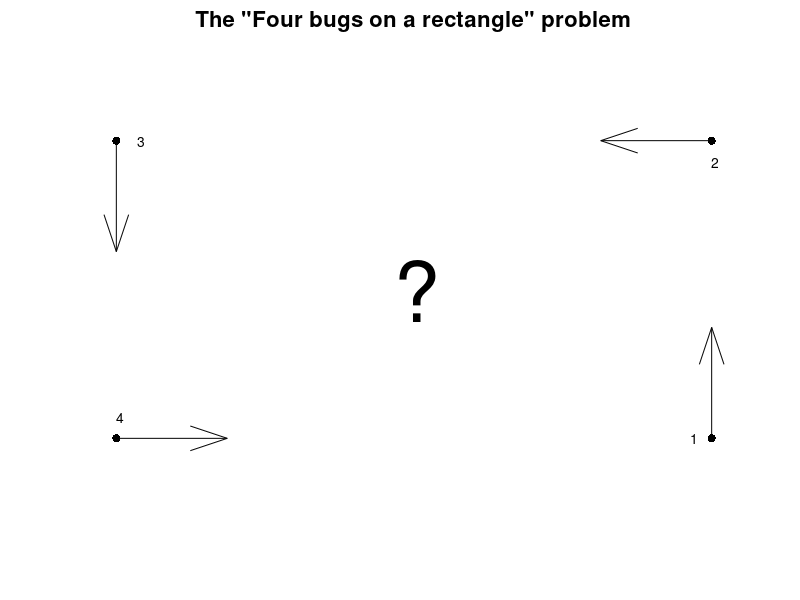

Reproduce this figure in MATLAB. (Note: this script raises an error after producing the figure.)
%% Four bugs on a rectangle
% Hrothgar, 5th November 2013

%%
% (Chebfun example ode/FourBugs.m)
% [Tags: #nonlinearODE]

%%
% Problem: Four particles start at $t=0$ at the vertices of a $2\times1$
% rectangle. Each one chases the particle to its left with speed 1. When does a
% collision occur?

format long, format compact
LW = 'linewidth'; FS = 'fontsize'; MS = 'markersize';

%% Introduction
% The above problem was posed by Trefethen [1] to students as a simple extension
% to a similar problem made famous by the great Martin Gardner in 1957, for whom
% the particles were instead bugs that begun on the corners of a square.

%%
% Here is a diagram of the rectangle version of the problem, which we will use
% Chebfun to solve. What paths will the bugs take, and when will they collide?
figure(1)
xx = [-1 1 1 -1];  yy = [-1 -1 1 1]/2;
uu = [1 0 -1 0];  vv = [0 1 0 -1];
quiver(xx, yy, uu, vv, 1/3, 'k-'), hold on
plot(xx, yy, 'k.', MS, 18), text(-.07,0,'?','FontSize',60)
text(.93,-.5,'1'); text(1,.43,'2'); text(-.93,.5,'3'); text(-1,-.43,'4');
axis tight, axis equal, axis off
title('The "Four bugs on a rectangle" problem', FS, 16)

%% The system of ODEs
% For notational and computational convenience, we will place the bugs on the
% corners of a $2\times1$ rectangle centered at the origin in the complex plane.
% By symmetry, bugs 1 and 3 will follow the same path rotated $180^{\circ}$, and
% so will 2 and 4. Thus the bugs will always form a parallelogram centered at
% the origin as they converge.

%%
% The system of ODEs that describes the motion of the bugs is derived as
% follows. We denote the position of bug $k$ as $z_k$ and the lengths of the
% sides of the parallelogram they form as $\ell_1$ and $\ell_2$. We let $\theta$
% denote the internal angle formed by $z_2$ and its neighbors and $\phi$ the
% orientation of the system, equal to $\arg(z_2 - z_1)$. Now a system of ODEs
% governing the dance of the bugs may be written down [1]:
%%
% $$ \frac{\mathrm{d}z_1}{\mathrm{d}t} = \frac{z_2 - z_1}{|z_2 - z_1|}, \qquad
% \frac{\mathrm{d}z_2}{\mathrm{d}t} = \frac{- z_2 - z_1}{|z_2 + z_1|}, $$
%%
% $$ \ell_1 \mathrm{e}^{\mathrm{i}\phi} = z_2 - z_1, \qquad \ell_2
% \mathrm{e}^{\mathrm{i}(\phi-\theta)} = z_1 + z_2. $$
%%
% However, it will be more convenient for us to work in an equivalent system in
% the variables $\ell_1, \ell_2, \phi, \theta$:
%%
% $$ \frac{\mathrm{d}\ell_1}{\mathrm{d}t} = -1 - \cos\theta, \qquad
% \frac{\mathrm{d}\ell_2}{\mathrm{d}t} = -1 + \cos\theta, $$
%%
% $$ \frac{\mathrm{d}\theta}{\mathrm{d}t} = \left( \frac{1}{\ell_1}
%     - \frac{1}{\ell_2} \right) \sin\theta, \qquad
% \frac{\mathrm{d}\phi}{\mathrm{d}t} = \frac{\sin\theta}{\ell_1}. $$

%%
% The question of when the bugs collide is ready to be answered. If we add the
% derivatives of the side lengths, we find that
% $\frac{\mathrm{d}\ell_1}{\mathrm{d}t} - \frac{\mathrm{d}\ell_2}{\mathrm{d}t} =
% -2$, indicating that the rate of change of the perimeter of the parallelogram
% (twice the above) is the constant $-4$. The perimeter begins as 6, so after
% exactly 1.5 time units the bugs should collide at the origin.

%%
% However, there is much more to this problem than just the final collision
% time!

%% Solution with Chebfun
% We can set up the bugs' dance as a system of ODEs in Chebfun to be solved with
% Chebfun's overload of ODE113:
interval = [-1.5, -.01]; % There is a singularity at t = 0.
opts = odeset('abstol', 5e-14, 'reltol', 5e-14);
fun = @(t, u) ... % u = [theta, phi, ell1, ell2]
      [ (1./u(3)-1./u(4)).*sin(u(1));
        sin(u(1))./u(3);
        -cos(u(1))-1;
        cos(u(1))-1 ];
initial_conds = [pi/2, pi/2, 1, 2];
u = ode113(fun, domain(interval), initial_conds, opts);

%%
% The variable `u` is now a 4-column quasimatrix containing the solution to the
% system of differential equations. With some simple transformations we can
% reconstruct the paths of the four bugs in the complex plane.
theta = u(:,1);  phi = u(:,2);  ell1 = u(:,3);  ell2 = u(:,4);
bugs      = ( ell2.*exp(1i*(phi-theta)) - ell1.*exp(1i*phi) )/2;
bugs(:,2) = ( ell2.*exp(1i*(phi-theta)) + ell1.*exp(1i*phi) )/2;
bugs(:,3) = -bugs(:,1);  bugs(:,4) = -bugs(:,2);  bugs(:,5) = bugs(:,1);

%%
% Here is a plot of their movement toward the origin.
figure(2)
plot(bugs, LW, 2), hold on
plot(xx, yy, 'k.', MS, 18), axis equal, axis off
title('The dance of four bugs on a rectangle', FS, 16)

%%
% As explained above, the bugs always form a parallelogram as they converge.
% What is less obvious is how the parallelogram transforms as the bugs near the
% origin. Here are some level sets of the bugs' approach.
figure(2), hold on
for t = linspace(-1.5, -.01, 7),
    plot(bugs(t,:), 'k.-', MS, 18)
end
title('The dance of four bugs on a rectangle, with level sets', FS, 16)

%%
% We can verify in Chebfun that the perimeter of the bugs' parallelogram
% decreases at a constant rate 4.
figure(3)
subplot(2,1,1)
    plot(ell1, 'r-', ell2, 'b-', LW, 2)
    legend('length of sides 1,3', 'length of sides 2,4')
    title('Parallelogram side lengths over time', FS, 16)
subplot(2,1,2)
    plot(2*diff(ell1 + ell2), 'k-', LW, 2)
    ylim([-7 0])
    title('Rate of change of parallelogram perimeter', FS, 16)

%% Computing critical times
% The exposition in [1] also includes discussion of critical times at which the
% bugs form special shapes. In particular, at each $t\in t_\mathrm{rect}$ the
% bugs form a rectangle, and at each $t\in t_\mathrm{rhomb}$ the bugs form a
% rhombus. (The bugs form these shapes infinitely many times, but after the
% first few steps of their dance, the spatial scale has shrunk so much that we
% cannot hope to compute exact time values on a computer using this method.)
% Here is one way to find the first two times in $t_\mathrm{rect}$ using
% Chebfun. We can construct a chebfun to test the orthogonality of the
% parallelogram at any point in time. The roots of that function will then
% correspond to the times at which the bugs form a rectangle.
F_rect = chebfun(@(t) theta(t)-pi/2, interval);
t_rect_exact  = [-1.5; -0.148243863926]; % from Chapman et al. [1]
t_rect_est = roots(F_rect);              % Chebfun estimates
fprintf('{t_rect} exact (Chapman et al.):    %-2.16f    %-16.12f\n', t_rect_exact)
fprintf('{t_rect} estimated by Chebfun:      %-2.16f    %-16.16f\n', t_rect_est)

%%
% Our second computed answer agrees to every digit with the time given in [1],
% and there is a chance that Chebfun has does even better. (The tolerance of the
% ODE solver was set to 5e-14, so in fact we should expect that Chebfun has done
% one digit better.)

%%
% If we construct a similar chebfun to test the equality of the parallelogram's
% side lengths, then its roots will correspond to the times when the bugs form a
% rhombus.
F_rhomb = chebfun(@(t) sum(diff(abs(bugs(t,1:4) - bugs(t,2:5)))), ...
            interval, 'vectorize');
t_rhomb_exact = [-0.328190029216; -0.011365703053]; % from Chapman et al. [1]
t_rhomb_est = roots(F_rhomb);                       % Chebfun estimates
fprintf('{t_rhomb} exact (Chapman et al.):    %-19.12f    %-12.12f\n', t_rhomb_exact)
fprintf('{t_rhomb} estimated by Chebfun:      %-16.16f    %-16.16f\n', t_rhomb_est)

%%
% Again, Chebfun gives an answer correct to as many digits as are available.

%%
% Let us plot the special configurations. Notice how the aspect ratio gets more
% extreme with time: by $t\approx -0.0113$ as in the last plot, the aspect ratio
% is near $5\times 10^{-5}$ and the rhombus has been flattened to nearly one
% dimension.
figure(4)
tt = sort([t_rect_est, t_rhomb_est]);
subplot(2,2,1), hold on
    plot(bugs(tt(1),:), 'k.-', MS, 18)
    axis equal, zoom(1), axis off
    title(['rectangle, t = ' num2str(tt(1),10)], FS, 14)
subplot(2,2,2), hold on
    plot(bugs, 'interval', [-1.5 tt(3)], LW, 2)
    plot(bugs(tt(3),:), 'k.-', MS, 18)
    axis equal, zoom(1.8), axis off
    title(['rhombus, t = ' num2str(tt(3),10)], FS, 14)
subplot(2,2,3), hold on
    plot(bugs, 'interval', [-1.5 tt(2)], LW, 2)
    plot(bugs(tt(2),:), 'k.-', MS, 18)
    axis equal, zoom(6), axis off
    title(['rectangle, t = ' num2str(tt(2),10)], FS, 14)
subplot(2,2,4), hold on
    plot(bugs, 'interval', [-1.5 tt(4)], LW, 2)
    plot(bugs(tt(4),:), 'k.-', MS, 18)
    axis equal, zoom(60), axis off
    title(['rhombus, t = ' num2str(tt(4),10)], FS, 14)

%%
% References:
%
% [1] S. J. Chapman, James Lottes, and Lloyd N. Trefethen.
%     "Four bugs on a rectangle." Proceedings of the Royal Society A: 467, no.
%     2127 (2011): 881-896.